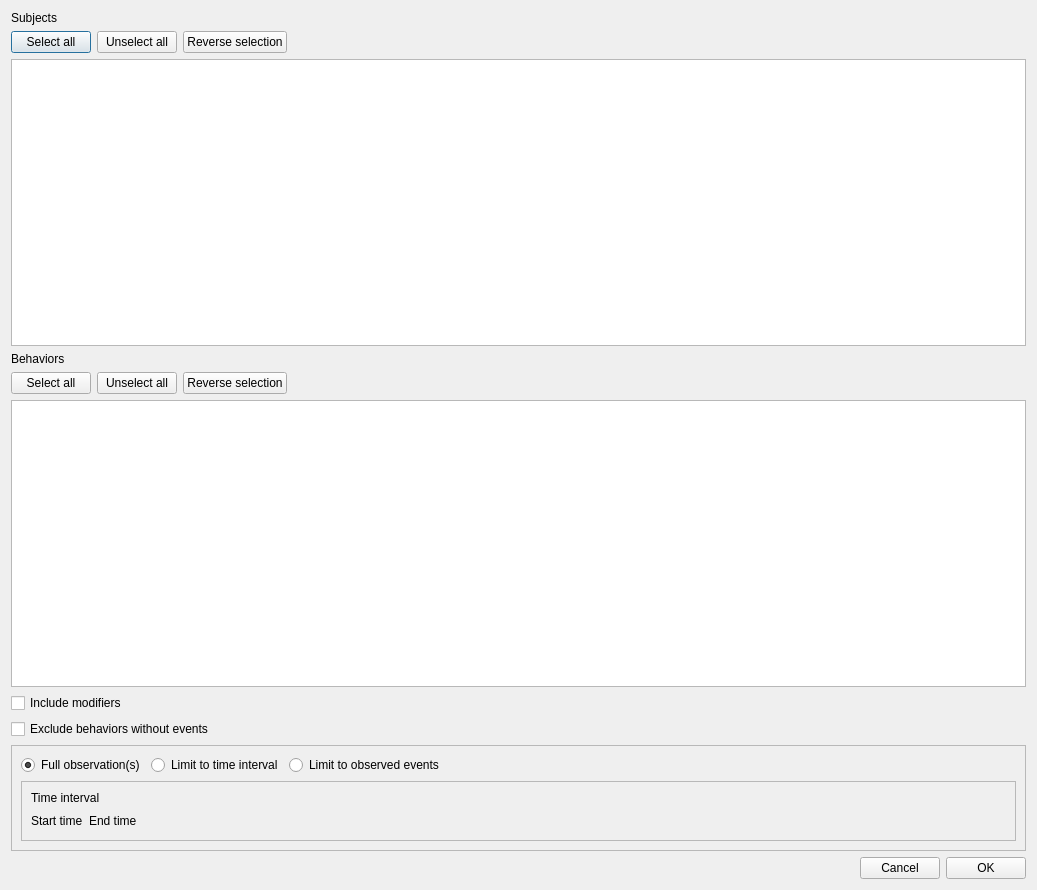
<?xml version="1.0" encoding="UTF-8"?>
<ui version="4.0">
 <class>Dialog</class>
 <widget class="QDialog" name="Dialog">
  <property name="geometry">
   <rect>
    <x>0</x>
    <y>0</y>
    <width>1037</width>
    <height>890</height>
   </rect>
  </property>
  <property name="windowTitle">
   <string>Parameters</string>
  </property>
  <layout class="QVBoxLayout" name="verticalLayout_4">
   <item>
    <widget class="QLabel" name="lbSubjects">
     <property name="text">
      <string>Subjects</string>
     </property>
    </widget>
   </item>
   <item>
    <layout class="QHBoxLayout" name="horizontalLayout_3">
     <item>
      <widget class="QPushButton" name="pbSelectAllSubjects">
       <property name="text">
        <string>Select all</string>
       </property>
      </widget>
     </item>
     <item>
      <widget class="QPushButton" name="pbUnselectAllSubjects">
       <property name="text">
        <string>Unselect all</string>
       </property>
      </widget>
     </item>
     <item>
      <widget class="QPushButton" name="pbReverseSubjectsSelection">
       <property name="text">
        <string>Reverse selection</string>
       </property>
      </widget>
     </item>
     <item>
      <spacer name="horizontalSpacer_4">
       <property name="orientation">
        <enum>Qt::Horizontal</enum>
       </property>
       <property name="sizeHint" stdset="0">
        <size>
         <width>40</width>
         <height>20</height>
        </size>
       </property>
      </spacer>
     </item>
    </layout>
   </item>
   <item>
    <widget class="QListWidget" name="lwSubjects"/>
   </item>
   <item>
    <widget class="QLabel" name="lbBehaviors">
     <property name="text">
      <string>Behaviors</string>
     </property>
    </widget>
   </item>
   <item>
    <layout class="QHBoxLayout" name="horizontalLayout_4">
     <item>
      <widget class="QPushButton" name="pbSelectAllBehaviors">
       <property name="text">
        <string>Select all</string>
       </property>
      </widget>
     </item>
     <item>
      <widget class="QPushButton" name="pbUnselectAllBehaviors">
       <property name="text">
        <string>Unselect all</string>
       </property>
      </widget>
     </item>
     <item>
      <widget class="QPushButton" name="pbReverseBehaviorsSelection">
       <property name="text">
        <string>Reverse selection</string>
       </property>
      </widget>
     </item>
     <item>
      <spacer name="horizontalSpacer_5">
       <property name="orientation">
        <enum>Qt::Horizontal</enum>
       </property>
       <property name="sizeHint" stdset="0">
        <size>
         <width>40</width>
         <height>20</height>
        </size>
       </property>
      </spacer>
     </item>
    </layout>
   </item>
   <item>
    <widget class="QListWidget" name="lwBehaviors"/>
   </item>
   <item>
    <widget class="QCheckBox" name="cbIncludeModifiers">
     <property name="text">
      <string>Include modifiers</string>
     </property>
    </widget>
   </item>
   <item>
    <widget class="QCheckBox" name="cbExcludeBehaviors">
     <property name="text">
      <string>Exclude behaviors without events</string>
     </property>
    </widget>
   </item>
   <item>
    <widget class="QFrame" name="frm_time">
     <property name="frameShape">
      <enum>QFrame::StyledPanel</enum>
     </property>
     <property name="frameShadow">
      <enum>QFrame::Raised</enum>
     </property>
     <layout class="QVBoxLayout" name="verticalLayout_3">
      <item>
       <layout class="QHBoxLayout" name="horizontalLayout_5">
        <item>
         <widget class="QRadioButton" name="rb_full">
          <property name="text">
           <string>Full observation(s)</string>
          </property>
          <property name="checked">
           <bool>true</bool>
          </property>
         </widget>
        </item>
        <item>
         <widget class="QRadioButton" name="rb_interval">
          <property name="text">
           <string>Limit to time interval</string>
          </property>
         </widget>
        </item>
        <item>
         <widget class="QRadioButton" name="rb_limit">
          <property name="text">
           <string>Limit to observed events</string>
          </property>
         </widget>
        </item>
        <item>
         <spacer name="horizontalSpacer_3">
          <property name="orientation">
           <enum>Qt::Horizontal</enum>
          </property>
          <property name="sizeHint" stdset="0">
           <size>
            <width>40</width>
            <height>20</height>
           </size>
          </property>
         </spacer>
        </item>
       </layout>
      </item>
      <item>
       <widget class="QFrame" name="frm_time_interval">
        <property name="frameShape">
         <enum>QFrame::StyledPanel</enum>
        </property>
        <property name="frameShadow">
         <enum>QFrame::Raised</enum>
        </property>
        <layout class="QVBoxLayout" name="verticalLayout_2">
         <item>
          <layout class="QVBoxLayout" name="verticalLayout">
           <item>
            <widget class="QLabel" name="label">
             <property name="text">
              <string>Time interval</string>
             </property>
            </widget>
           </item>
           <item>
            <layout class="QHBoxLayout" name="horizontalLayout">
             <item>
              <widget class="QLabel" name="lbStartTime">
               <property name="text">
                <string>Start time</string>
               </property>
              </widget>
             </item>
             <item>
              <widget class="QLabel" name="lbEndTime">
               <property name="text">
                <string>End time</string>
               </property>
              </widget>
             </item>
             <item>
              <spacer name="horizontalSpacer_2">
               <property name="orientation">
                <enum>Qt::Horizontal</enum>
               </property>
               <property name="sizeHint" stdset="0">
                <size>
                 <width>40</width>
                 <height>20</height>
                </size>
               </property>
              </spacer>
             </item>
            </layout>
           </item>
          </layout>
         </item>
        </layout>
       </widget>
      </item>
     </layout>
    </widget>
   </item>
   <item>
    <layout class="QHBoxLayout" name="horizontalLayout_2">
     <item>
      <spacer name="horizontalSpacer">
       <property name="orientation">
        <enum>Qt::Horizontal</enum>
       </property>
       <property name="sizeHint" stdset="0">
        <size>
         <width>40</width>
         <height>20</height>
        </size>
       </property>
      </spacer>
     </item>
     <item>
      <widget class="QPushButton" name="pbCancel">
       <property name="text">
        <string>Cancel</string>
       </property>
      </widget>
     </item>
     <item>
      <widget class="QPushButton" name="pbOK">
       <property name="text">
        <string>OK</string>
       </property>
      </widget>
     </item>
    </layout>
   </item>
  </layout>
 </widget>
 <resources/>
 <connections/>
</ui>
